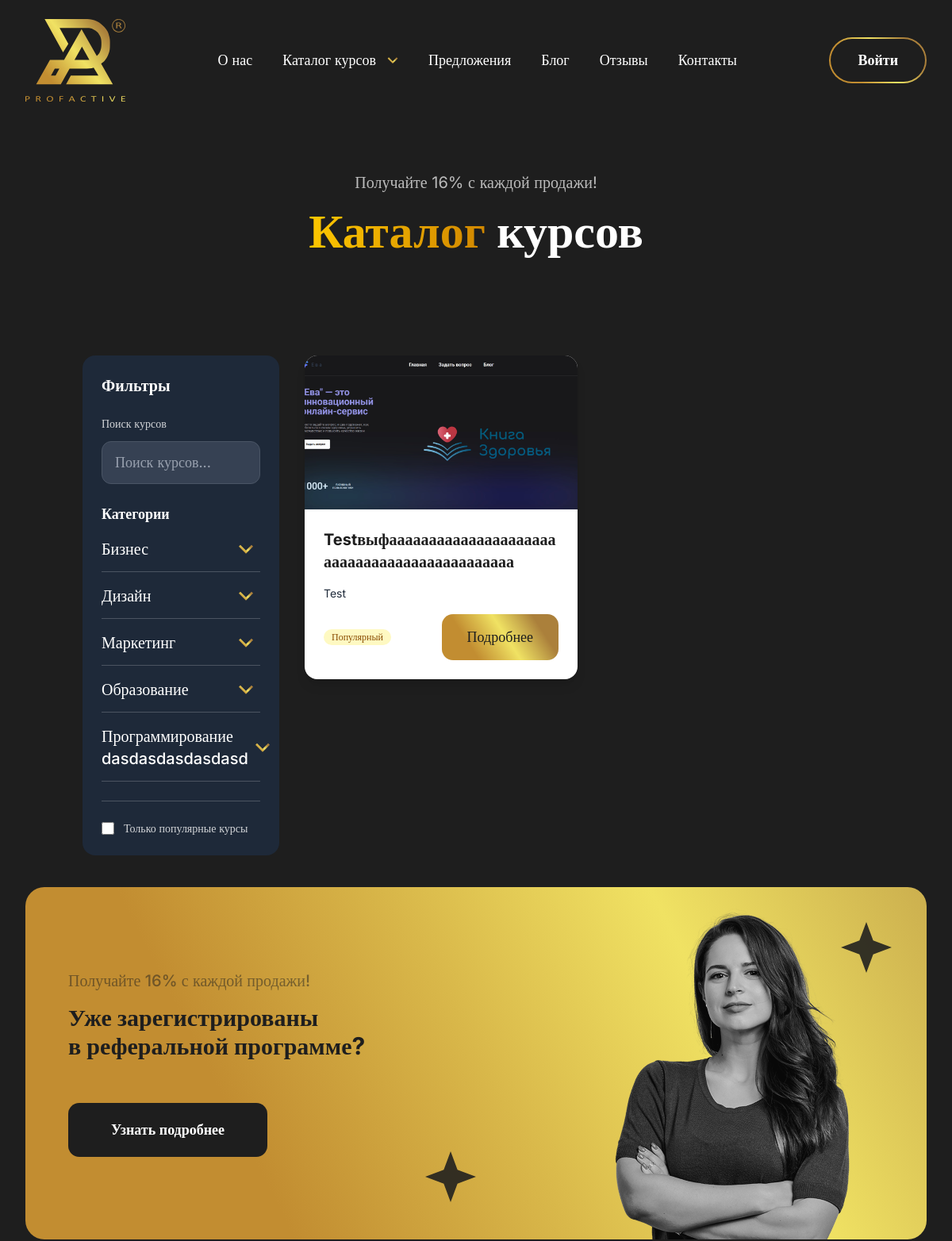
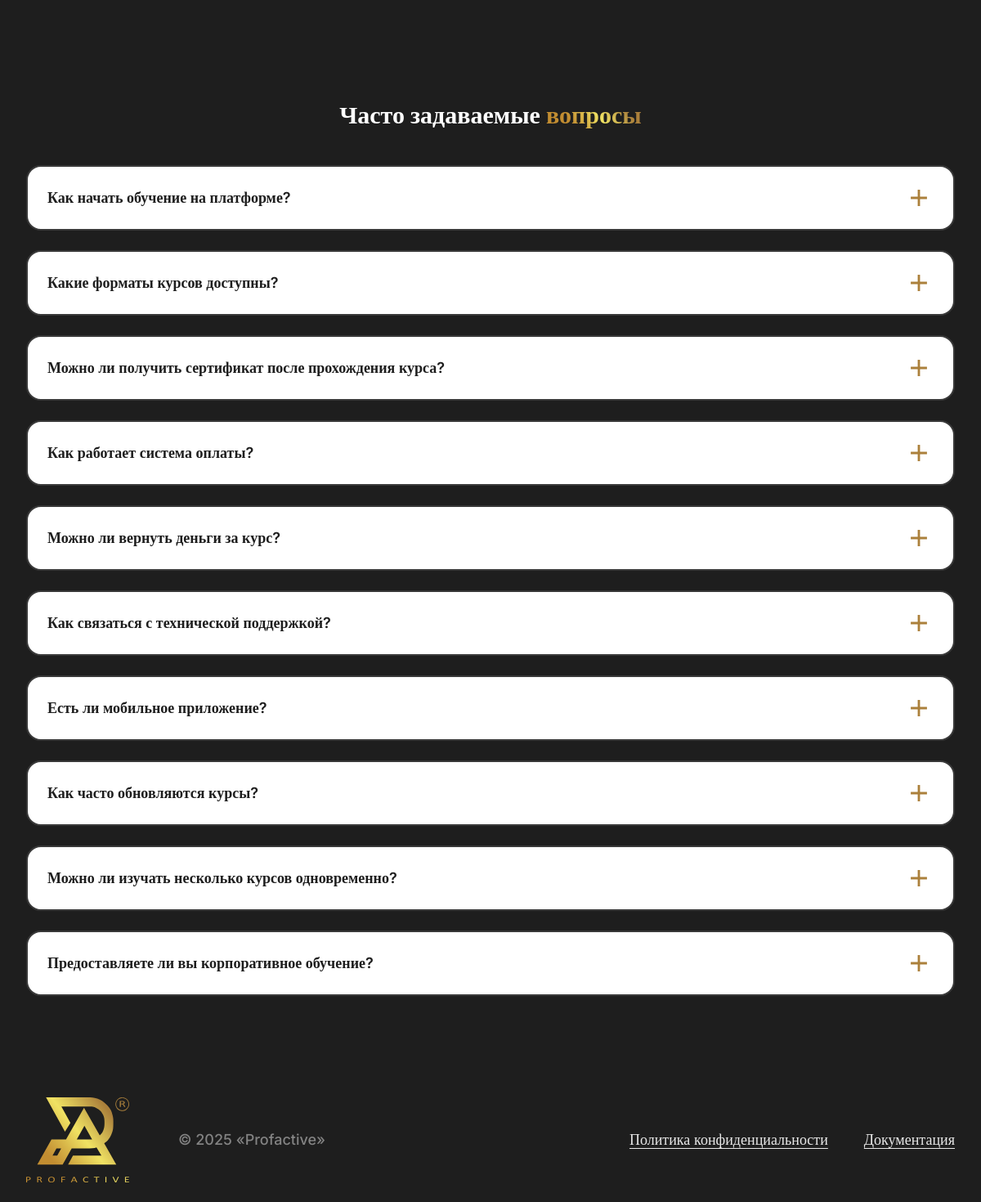
Page /courses/ on the committed database (2 pictures, top to bottom).
### apps/courses/models.py (models this page shows, shortened)
class Categories(models.Model):
    name = models.CharField(max_length=100, verbose_name="Название категории")
    icon = models.ImageField(upload_to='category_icons/', null=True, blank=True, verbose_name="Иконка категории")
    parent = models.ForeignKey('self', on_delete=models.CASCADE, null=True, blank=True, verbose_name="Родительская категория")
    created_at = models.DateTimeField(auto_now_add=True, verbose_name="Дата создания")
    class Meta:
        verbose_name = "Категория"
        verbose_name_plural = "1. Категории"
        ordering = ['name']

class Courses(models.Model):
    name = models.CharField(max_length=200, verbose_name="Название курса")
    description = models.TextField(verbose_name="Описание курса")
    image = models.ImageField(upload_to='courses/', verbose_name="Изображение курса")
    author = models.CharField(max_length=100, verbose_name="Автор курса")
    is_popular = models.BooleanField(default=False, verbose_name="Популярный курс")
    user = models.ForeignKey(CustomUser, on_delete=models.CASCADE, verbose_name="Пользователь")
    created_at = models.DateTimeField(auto_now_add=True, verbose_name="Дата создания")
    category = models.ForeignKey(Categories, on_delete=models.CASCADE, verbose_name="Категория")
    class Meta:
        verbose_name = "Курс"
        verbose_name_plural = "3. Курсы"
        ordering = ['-created_at']

### apps/website/models.py (models this page shows, shortened)
class FAQ(models.Model):
    question = models.CharField(
        max_length=500,
        verbose_name="Вопрос",
        help_text="FAQ вопрос"
    )
    answer = models.TextField(
        verbose_name="Ответ",
        help_text="FAQ ответ"
    )
    category = models.CharField(
        max_length=100,
        verbose_name="Категория",
        help_text="FAQ категория",
        blank=True,
        null=True
    )
    is_active = models.BooleanField(
        default=True,
        verbose_name="Активен",
        help_text="Активен ли FAQ"
    )
    order = models.PositiveIntegerField(
        default=0,
        verbose_name="Порядок",
        help_text="Порядок отображения"
    )
    created_at = models.DateTimeField(
        auto_now_add=True,
        verbose_name="Дата создания"
    )
    updated_at = models.DateTimeField(
        auto_now=True,
        verbose_name="Дата обновления"
    )
    class Meta:
        verbose_name = "FAQ"
        verbose_name_plural = "1. FAQ"
        ordering = ['order', 'created_at']

### apps/courses/views.py (the view, shortened to what this page needs)
# urls.py: path('', views.course_catalogue, name='course_catalogue'),
def course_catalogue(request):
    main_category_id = request.GET.get('main_category')
    sub_category_id = request.GET.get('sub_category')
    search_query = request.GET.get('search')
    is_popular_filter = request.GET.get('is_popular') == 'true'
    courses = Courses.objects.all().order_by('-created_at')
    if sub_category_id:
        courses = courses.filter(category_id=sub_category_id)
    if is_popular_filter:
        courses = courses.filter(is_popular=True)
    all_courses = courses
    main_categories = Categories.objects.filter(parent__isnull=True).prefetch_related('categories_set').order_by('name')
    if request.headers.get('X-Requested-With') == 'XMLHttpRequest':
        return render(request, 'courses-container.html', {
            'courses': all_courses,
            'selected_sub_category': sub_category_id,
            'is_popular_filter': is_popular_filter,
        })
    context = {
        'courses': all_courses,
        'main_categories': main_categories,
        'selected_main_category': main_category_id,
        'selected_sub_category': sub_category_id,
        'search_query': search_query,
        'is_popular_filter': is_popular_filter,
    }
    return render(request, 'course-catalogue.html', context)

### apps/website/context_processors.py (called while the page is built)
def faq_context(request):
    return {
        'faqs': FAQ.objects.filter(is_active=True).order_by('order', 'created_at')
    }

### templates/course-catalogue.html (shortened to what this page needs)
{% extends 'base.html' %}
{% load static %}
{% block content %}
<section class="bg-gradient-to-br from-primary via-primary/90 to-primary/80 py-8 md:py-12 lg:py-16">
  <div class="container mx-auto px-4">
    <div class="text-center mb-6">
      <p class="text-white/70 text-lg md:text-xl mb-4">Получайте 16% с каждой продажи!</p>
      <h1 class="text-3xl md:text-5xl lg:text-6xl font-bold text-white mb-6">
        <span class="bg-gradient-to-r from-yellow-400 to-yellow-600 bg-clip-text text-transparent">Каталог</span>
        <span class="text-white">курсов</span>
      </h1>
    </div>
  </div>
</section>
<section class="py-6 md:py-8 lg:py-10">
  <div class="container mx-auto px-4">
    <div class="flex flex-col lg:flex-row gap-8">
      <div class="lg:w-1/4">
        <div class="bg-gray-800 rounded-2xl p-6 sticky top-4">
          <h3 class="text-xl font-bold text-white mb-6">Фильтры</h3>
          <div class="mb-6">
            <label class="block text-sm font-medium text-white/80 mb-3">Поиск курсов</label>
            <input type="text"
                   name="search"
                   placeholder="Поиск курсов..."
                   class="w-full px-4 py-3 bg-gray-700 border border-gray-600 rounded-xl text-white placeholder:text-gray-400 focus:border-primary focus:ring-2 focus:ring-primary/20 outline-none transition-all">
          </div>
          <div class="space-y-4">
            <h4 class="font-semibold text-white mb-4">Категории</h4>
            {% for category in main_categories %}
            <div x-data="{ open: false }" class="w-full relative" @click.outside="open = false">
              <button @click="open = !open; toggleCategory('{{ category.id }}')"
                class="text-left w-full flex items-center justify-between border-b border-white/20 pb-3.5 hover:border-white/40 transition-colors">
                <span class="md:text-lg/5 lg:text-xl text-white font-medium">
                  {{ category.name }}
                </span>
                <div class="p-2">
                </div>
              </button>
            </div>
            {% endfor %}
          </div>
          <div class="mt-6 pt-6 border-t border-white/20">
            <label class="flex items-center space-x-3 cursor-pointer group">
              <input type="checkbox"
                     id="popular-filter"
                     class="w-4 h-4 text-primary bg-gray-700 border-gray-500 rounded focus:ring-primary/20 focus:ring-2">
              <span class="text-sm font-medium text-white/80 group-hover:text-white transition-colors">Только популярные курсы</span>
            </label>
          </div>
        </div>
      </div>
      <div class="lg:w-3/4">
        <div id="coursesContainer">
          <div class="grid grid-cols-1 md:grid-cols-2 gap-6">
            {% for course in courses %}
            <div class="group bg-white rounded-2xl shadow-lg overflow-hidden hover:shadow-xl transition-all duration-300 hover:-translate-y-1">
              <div class="aspect-video overflow-hidden">
                {% if course.image %}
                  <img src="{{ course.image.url }}"
                       alt="{{ course.name }}"
                       class="w-full h-full object-cover group-hover:scale-105 transition-transform duration-300">
                {% else %}
                  <img src="{% static 'assets/images/main-hero.png' %}"
                       alt="{{ course.name }}"
                       class="w-full h-full object-cover group-hover:scale-105 transition-transform duration-300">
                {% endif %}
              </div>
              <div class="p-6">
                <h3 class="text-xl font-bold text-primary mb-3 line-clamp-2 h-15 break-words">{{ course.name }}</h3>
                <p class="text-gray-800 text-sm mb-4 line-clamp-3 break-words">{{ course.description|truncatewords:8 }}</p>
                <div class="flex items-center justify-between">
                  <div class="flex items-center space-x-2">
                    {% if course.is_popular %}
                    <span class="bg-yellow-100 text-yellow-800 text-xs font-medium px-2.5 py-0.5 rounded-full">
                      Популярный
                    </span>
                    {% endif %}
                  </div>
                  <a href="{% url 'courses:course_detail' course.id %}"
                     class="block bg-gradient-display hover-opacity-75 text-primary text-lg text-center leading-none rounded-[14px] py-3.5 lg:py-5 px-8">
                    Подробнее
                  </a>
                </div>
              </div>
            </div>
            {% endfor %}
          </div>
        </div>
      </div>
    </div>
  </div>
</section>
<section class="mb-12 md:mb-20 lg:mb-31">
  <div class="bg-gradient-banner min-h-111 rounded-3xl overflow-hidden">
    <div class="relative flex max-lg:flex-col lg:items-center justify-between gap-x-7 gap-y-6">
      <div class="px-4 md:px-6 lg:px-13.5 pt-6 lg:py-23.5 flex-1">
        <div class="w-full lg:max-w-145">
          <p class="font-medium md:text-lg lg:text-xl text-primary/50 mb-3.5">
            Получайте 16% с каждой продажи!
          </p>
          <h2 class="font-bold text-primary text-2xl md:text-3xl lg:text-basic-40/12.5 mb-6 md:mb-11 lg:mb-13.5">
            Уже зарегистрированы <br class="max-lg:hidden"> в реферальной программе?
          </h2>
          <button class="bg-hover-primary font-semibold rounded-[14px] py-3.5 lg:py-5 px-7 lg:px-13.5">
            Узнать подробнее
          </button>
        </div>
      </div>
      <div class="md:max-w-90.5 relative max-lg:mx-auto lg:mr-10">
        <img class="relative z-0 size-full object-cover" src="{% static 'assets/images/banner-girl.png' %}" alt="img">
      </div>
      <div class="max-lg:hidden absolute left-1/2 bottom-1/4 z-0 -translate-x-full translate-y-full text-primary">
        <svg width="64" height="64" viewBox="0 0 64 64" fill="none" xmlns="http://www.w3.org/2000/svg">
          <path d="M32 0L40.6429 23.3571L64 32L40.6429 40.6429L32 64L23.3571 40.6429L0 32L23.3571 23.3571L32 0Z"
            fill="#1E1E1E" fill-opacity="0.882353" />
        </svg>
      </div>
      <div class="max-lg:hidden absolute right-0 top-0 z-0 -translate-x-11 translate-y-11">
        <svg width="64" height="64" viewBox="0 0 64 64" fill="none" xmlns="http://www.w3.org/2000/svg">
          <path d="M32 0L40.6429 23.3571L64 32L40.6429 40.6429L32 64L23.3571 40.6429L0 32L23.3571 23.3571L32 0Z"
            fill="#1E1E1E" fill-opacity="0.882353" />
        </svg>
      </div>
    </div>
  </div>
</section>
{% endblock %}

### templates/components/faq_component.html (shortened to what this page needs)
<section class="mt-6 mb-12 md:mb-20 lg:mb-31" id="faq-section" data-aos="fade-up">
  <div class="container-base">
    <h2 class="text-2xl md:text-3xl lg:text-basic-40 md:text-center mb-5 md:mb-8 lg:mb-11" data-aos="fade-up" data-aos-delay="100">
      Часто задаваемые
      <span class="text-gradient-display">вопросы</span>
    </h2>
    <div class="font-semibold space-y-4 lg:space-y-6" data-aos="fade-up" data-aos-delay="200">
      {% if faqs %}
        {% for faq in faqs %}
          <div x-data="{ open: false }" class="w-full" data-aos="fade-up" data-aos-delay="{{ forloop.counter0|add:300 }}">
            <button @click="open = !open"
              class="text-left bg-white w-full flex items-center justify-between border-2 border-brand-gray-700 rounded-[18px] py-3 lg:py-5 px-4 lg:px-6">
              <span class="text-lg/5 lg:text-basic-23/8.5 text-primary">
                {{ faq.question }}
              </span>
              <div class="p-2">
                <svg :class="open ? 'rotate-45' : ''" class="transition-transform duration-300" width="20" height="20"
                  viewBox="0 0 20 20" fill="none" xmlns="http://www.w3.org/2000/svg">
                  <path
                    d="M8.58325 8.5835V0.0834961H11.4166V8.5835H19.9166V11.4168H11.4166V19.9168H8.58325V11.4168H0.083252V8.5835H8.58325Z"
                    fill="#AB803B" />
                </svg>
              </div>
            </button>
          </div>
        {% endfor %}
      {% else %}
        <div class="text-center py-12">
          <div class="text-primary/50 text-lg">
            Пока нет вопросов
          </div>
        </div>
      {% endif %}
    </div>
  </div>
</section>

### rows in the picture
Categories: name "Бизнес"
Categories: name "Дизайн"
Categories: name "Маркетинг"
Categories: name "Образование"
Categories: name "Программирование dasdasdasdasdasd"
Courses: image (picture), name "Testвыфааааааааааааааааааааааааааааааааааааааааааааа", description "Test", is_popular "Популярный"
FAQ: question "Как начать обучение на платформе?"
FAQ: question "Какие форматы курсов доступны?"
FAQ: question "Можно ли получить сертификат после прохождения курса?"
FAQ: question "Как работает система оплаты?"
FAQ: question "Можно ли вернуть деньги за курс?"
FAQ: question "Как связаться с технической поддержкой?"
FAQ: question "Есть ли мобильное приложение?"
FAQ: question "Как часто обновляются курсы?"
FAQ: question "Можно ли изучать несколько курсов одновременно?"
FAQ: question "Предоставляете ли вы корпоративное обучение?"
